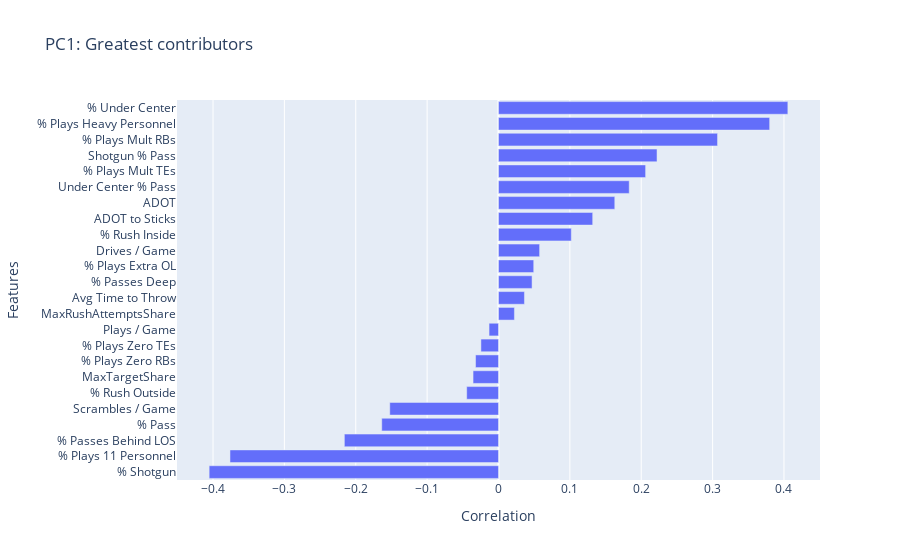

Notebook code for this chart:
### Code cell
''' PCA - final '''

# Set number of PCA components to use after initial try
PCA_N_COMPONENTS = 8
PCA_COMPONENT_COLS = [f'PCA Component {n}' for n in range(1, PCA_N_COMPONENTS + 1)]

# Instantiate transformer
pca_final = PCA(n_components=PCA_N_COMPONENTS, random_state=42)

# Transform sku profiles
pca_component_data_final = pca_final.fit_transform(scaled_data_df)

# Evaluate components
total_variance = scaled_data_df.var().sum()
expl_variance = pca_final.explained_variance_.sum()

print(f'Data set variance: {total_variance:,.3f}')
print(f'PCA explained variance: {expl_variance:,.3f} ({round((expl_variance / total_variance) * 100, 2)}%)')

pcs = pd.DataFrame(pca_final.components_, columns=OFFENSE_FEATURES)

# Create bar charts of contribution
for n in range(2):      #PCA_N_COMPONENTS):
    pc = pcs.transpose()[n].sort_values(ascending=False)

    fig = px.bar(
        x=pc,
        y=pc.index,
        title=f"PC{n+1}: Greatest contributors"
    )
    fig.update_layout(
        xaxis_title="Correlation", 
        yaxis_title="Features", 
        yaxis={'dtick': 1, 'categoryorder':'total ascending'},
    )
    fig.show()

    comp_expl_variance = pca_final.explained_variance_[n]
    print(f'Explained variance: {comp_expl_variance:,} ({round((comp_expl_variance / total_variance) * 100, 2)}%)')
                                                                                                                                                                                                              
# Make df of PCA scores
pca_component_df = pd.DataFrame(data=pca_component_data_final, columns=PCA_COMPONENT_COLS)
print(pca_component_df.shape)
print(pca_component_df.head().to_string())

# Add PCA scores to original dataframe
offense_tendencies = offense_tendencies.drop(columns=list(filter(lambda x: x.startswith("Component"), offense_tendencies.columns)))
offense_tendencies = offense_tendencies.reset_index().merge(pca_component_df, left_index=True, right_index=True, how='left').set_index(['posteam', 'season'])


print(f'PCA values')
print(offense_tendencies.head().to_string())

### Figure 1 — Plotly figure (JSON) as saved in the notebook; plotly's stock layout.template omitted (floating-point values rounded to 4 significant figures)
{"data": [{"hovertemplate": "x=%{x}<br>y=%{y}<extra></extra>", "legendgroup": "", "marker": {"color": "#636efa", "pattern": {"shape": ""}}, "name": "", "orientation": "h", "showlegend": false, "textposition": "auto", "type": "bar", "x": [0.4054, 0.3799, 0.3069, 0.2221, 0.2061, 0.1831, 0.1629, 0.132, 0.102, 0.05759, 0.04937, 0.04701, 0.03637, 0.02231, -0.01324, -0.02463, -0.03216, -0.03564, -0.04456, -0.1523, -0.1636, -0.216, -0.3762, -0.4054], "xaxis": "x", "y": ["% Under Center", "% Plays Heavy Personnel", "% Plays Mult RBs", "Shotgun % Pass", "% Plays Mult TEs", "Under Center % Pass", "ADOT", "ADOT to Sticks", "% Rush Inside", "Drives / Game", "% Plays Extra OL", "% Passes Deep", "Avg Time to Throw", "MaxRushAttemptsShare", "Plays / Game", "% Plays Zero TEs", "% Plays Zero RBs", "MaxTargetShare", "% Rush Outside", "Scrambles / Game", "% Pass", "% Passes Behind LOS", "% Plays 11 Personnel", "% Shotgun"], "yaxis": "y"}], "layout": {"barmode": "relative", "legend": {"tracegroupgap": 0}, "title": {"text": "PC1: Greatest contributors"}, "xaxis": {"anchor": "y", "domain": [0, 1], "title": {"text": "Correlation"}}, "yaxis": {"anchor": "x", "categoryorder": "total ascending", "domain": [0, 1], "dtick": 1, "title": {"text": "Features"}}}}
